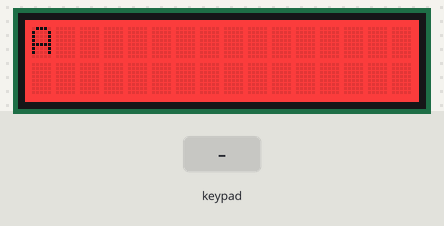
Simulated run of this sketch. Board: Arduino Uno, built with avr-gcc and run on an emulated ATmega328P. On the bench: 16×2 character LCD. The inputs (shaded band) are chosen by the test bench.

Above: at 1.6 s.
1.7 s: key 'U' pressed
At 2.9 s:
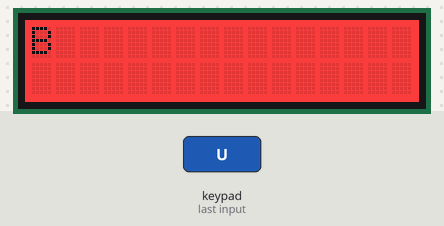
3.5 s: key 'R' pressed
At 4.4 s:
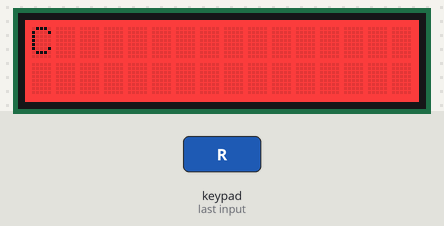
5.5 s: key 'D' pressed
At 7.1 s:
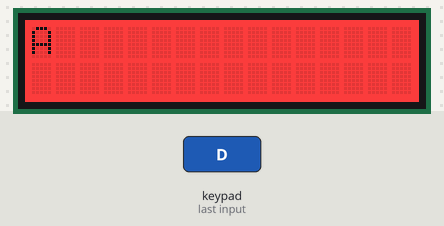
Timing chart, 0 to 8.6 s (numbered marks = the images above; inputs shaded):
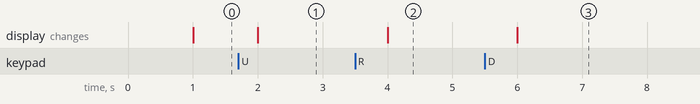

Measured:
- after the input at 1.7 s, the display: changes after 0.30 s (image 1)
- after the input at 3.5 s, the display: changes after 0.50 s (image 2)
- after the input at 5.5 s, the display: changes after 0.50 s (image 3)

The sketch:

Lab_6.ino
```cpp
// Lab_6.ino -> Finite State Machine
#include <Wire.h>
#include <Adafruit_RGBLCDShield.h>
#include <utility/Adafruit_MCP23017.h>
Adafruit_RGBLCDShield lcd = Adafruit_RGBLCDShield();
int my_time = 0; // Necessary for checTimeChange -> DO NOT REMOVE
int specific_delay = 0;
bool checkTimeChange(int interval);
bool checkDelay(int interval);
char checkInput();


char state = 'A';

uint8_t btnInput;

void setup() {
  Serial.begin(9600);
  lcd.begin(16,2);
  lcd.setBacklight(1);
  my_time = 0;

}

void loop() {
  // put your main code here, to run repeatedly:
  btnInput = lcd.readButtons();

  if (btnInput & BUTTON_UP) {
    //Serial.println("btnclicked");
    if (state == 'A') {
      state = 'B';
    }
  }else if (btnInput & BUTTON_RIGHT) {
    state = 'C';
    specific_delay = millis();
  } else if (btnInput & BUTTON_DOWN) {
    if (state == 'C') {
      state = 'A';
    }
  }

  if (state== 'C') {
    if (checkDelay(10000)) {
      state = 'B';
    }
  }

  char inp = checkInput();

  if (inp == 'A' & state == 'B') {
    state = 'A';
    //Serial.println(inp);
  }

  if (checkTimeChange(1000)) {
    lcd.setCursor(0,0);
    lcd.write(state);
  }

}


bool checkTimeChange(int interval) {
  if (millis() >= (my_time + interval)) {
    my_time = millis();

    return true;
  }
  return false;

}

bool checkDelay(int interval) {
  if (millis() >= (specific_delay + interval)) {
    specific_delay = 0;

    return true;
  }
  return false;

}


char checkInput() {
  if (Serial.available() > 0) {
    char input = Serial.read();
    return input;
  }
  return 'X';
}
```
